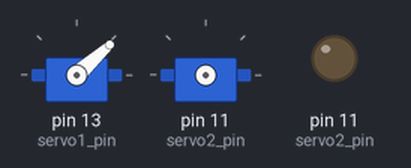
This program was run on a simulated Raspberry Pi (header pin numbers). Parts: 2 × servo, output pins drawn as LEDs (lit = HIGH). Servo angles are drawn from the pulse width (0.5 ms = 0°, 2.5 ms = 180°).

Above: at 0.05 s.
Timing chart, 0 to 7.8 s (numbered marks = the images above):
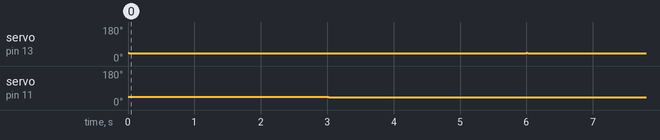

The program:

2_servo_motor_tested.py
```python
import RPi.GPIO as GPIO
import time

servo1_pin = 13
servo2_pin = 11

GPIO.setmode(GPIO.BOARD)
GPIO.setup(servo1_pin, GPIO.OUT)
GPIO.setup(servo2_pin, GPIO.OUT)

def set_servo_angle(pin, angle):
    duty_cycle = angle / 18.0 + 3
    pwm = GPIO.PWM(pin, 100)
    pwm.start(10)
    pwm.ChangeDutyCycle(duty_cycle)
    time.sleep(1)
    pwm.stop()

while True:
    try:
        # Set servo 1 to angle 45
        set_servo_angle(servo1_pin, 120)
        while True:
            try:
                # Wait for 2 seconds
                time.sleep(2)
                break
            except KeyboardInterrupt:
                GPIO.cleanup()

        # Set servo 2 to angle 135
        set_servo_angle(servo2_pin, 120)
        while True:
            try:
                # Wait for 2 seconds
                time.sleep(2)
                break
            except KeyboardInterrupt:
                GPIO.cleanup()

    except KeyboardInterrupt:
        GPIO.cleanup()
        break
```

Measured:
- by itself, servo on pin 13 (servo1_pin), servo on pin 11 (servo2_pin): alternates 45° for 0.02 s and 42° for 6.0 s
